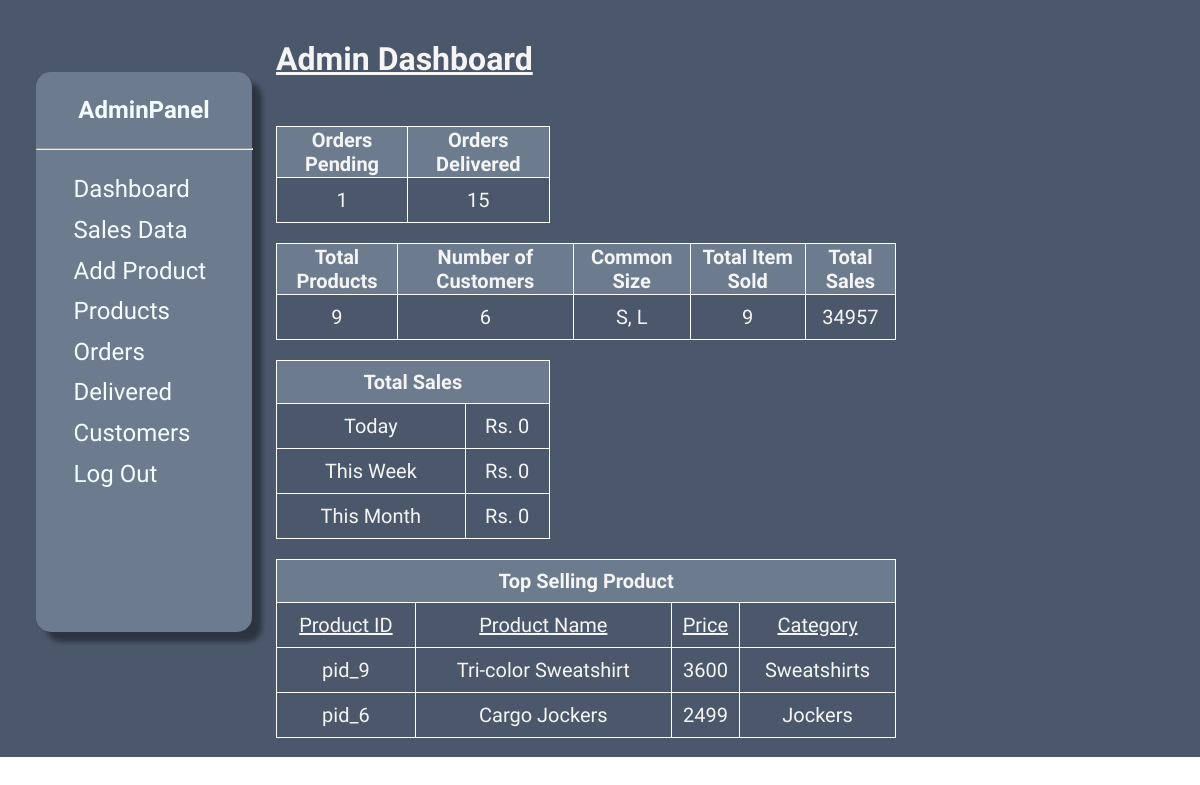
The app's page /admin/index.php with its own data.
### tables this page shows
CREATE TABLE `products` (
  `product_id` int(11) NOT NULL,
  `product_name` varchar(255) NOT NULL,
  `price` int(11) DEFAULT NULL,
  `category` varchar(50) NOT NULL DEFAULT 'Others',
  `product_image` varchar(255) DEFAULT NULL,
  `description` text DEFAULT NULL
);

### admin/dashboard.php (the view, shortened to what this page needs)
<?php session_start();
include '../database/connectDB.php';
function getCount($conn, $tableName)
{
    try {
        $count = null;
        $sql = "SELECT COUNT(*) FROM " . $tableName;
        $stmt = $conn->prepare($sql);
        $stmt->execute();
        $stmt->bind_result($count);
        return $count;
    } catch (Exception $e) {
        die("Error: " . $e->getMessage());
    }
}
try {
    $ordersCount = getCount($conn, 'orders');
    $deliveredCount = getCount($conn, 'delivered');
    $productCount = getCount($conn, 'products');
    $userCount = getCount($conn, 'user');
    $soldItemCount = getCount($conn, 'order_items');
} catch (Exception $e) {
    die("Error fetching counts: " . $e->getMessage());
}
try {
    $sql = "SELECT usersize
            FROM order_items
            GROUP BY usersize
            ORDER BY COUNT(usersize) DESC
            LIMIT 2";
    $result = $conn->query($sql);
    $sizes = [];
    if ($result && $result->num_rows > 0) {
        while ($row = $result->fetch_assoc()) {
            $sizes[] = $row["usersize"];
        }
        $commonSize = join(', ', $sizes);
    } else {
        echo "No data found";
    }
} catch (Exception $e) {
    die("Error: " . $e->getMessage());
}
try {
    $sql = "SELECT SUM(total_amount) AS total_sum FROM (
                SELECT total_amount FROM delivered
                UNION ALL
                SELECT total_amount FROM orders
            ) AS combined_sales";
    $result = $conn->query($sql);
    if ($result && $result->num_rows > 0) {
        $row = $result->fetch_assoc();
        $totalSales = $row["total_sum"];
        if (floor($totalSales) == $totalSales) {
            $totalSales = (int) $totalSales;
        }
    } else {
        echo "No data found";
    }
} catch (Exception $e) {
    die("Error: " . $e->getMessage());
}
function getSalesAmount($conn, $timeFrame)
{
    $amount = 0;
    $today = date('Y-m-d');
    $startOfWeek = date('Y-m-d', strtotime('last saturday'));
    $startOfMonth = date('Y-m-01');
    switch ($timeFrame) {
        case 'today':
            $sql = "SELECT SUM(total_amount) FROM delivered WHERE delivered_date = '$today'";
            break;
        case 'week':
            $sql = "SELECT SUM(total_amount) FROM delivered WHERE delivered_date >= '$startOfWeek' AND delivered_date <= '$today'";
            break;
        case 'month':
            $sql = "SELECT SUM(total_amount) FROM delivered WHERE delivered_date >= '$startOfMonth' AND delivered_date <= '$today'";
            break;
    }
    try {
        $result = $conn->query($sql);
        if ($result) {
            $row = $result->fetch_row();
            $amount = $row[0] ? $row[0] : 0;
            if (floor($amount) == $amount) {
                $amount = (int) $amount;
            }
        }
        return $amount;
    } catch (Exception $e) {
        die("Error: " . $e->getMessage());
    }
}
$salesToday = getSalesAmount($conn, 'today');
$salesWeek = getSalesAmount($conn, 'week');
$salesMonth = getSalesAmount($conn, 'month');
?>
<!DOCTYPE html>
<html lang="en">
<head>
    <link rel="stylesheet" href="../css/adminInfo.css">
    <link rel="stylesheet" href="https://cdnjs.cloudflare.com/ajax/libs/font-awesome/6.0.0-beta3/css/all.min.css"
>
</head>
<body>
    <div id="heading">
        <h1>Admin Dashboard</h1>
    </div>
    <br>
    <table id='orders'>
        <tr>
            <th>Orders Pending</th>
            <th>Orders Delivered</th>
        </tr>
        <tr>
            <td>
                <?php echo htmlspecialchars($ordersCount); ?>
            </td>
            <td>
                <?php echo htmlspecialchars($deliveredCount); ?>
            </td>
        </tr>
    </table>
    <table id='insights'>
        <tr>
            <th>Total Products</th>
            <th>Number of Customers</th>
            <th>Common Size</th>
            <th>Total Item Sold</th>
            <th>Total Sales</th>
        </tr>
        <tr>
            <td>
                <?php echo htmlspecialchars($productCount); ?>
            </td>
            <td>
                <?php echo htmlspecialchars($userCount); ?>
            </td>
            <td>
                <?php echo htmlspecialchars($commonSize); ?>
            </td>
            <td>
                <?php echo htmlspecialchars($soldItemCount); ?>
            </td>
            <td>
                <?php echo htmlspecialchars($totalSales); ?>
            </td>
        </tr>
    </table>
    <br>
    <table id='total_sales'>
        <tr>
            <th colspan=2>Total Sales</th>
        </tr>
        <tr>
            <td>Today</td>
            <td>Rs.
                <?php echo $salesToday; ?>
            </td>
        </tr>
        <tr>
            <td>This Week</td>
            <td>Rs.
                <?php echo $salesWeek; ?>
            </td>
        </tr>
        <tr>
            <td>This Month</td>
            <td>Rs.
                <?php echo $salesMonth; ?>
            </td>
        </tr>
    </table>
    <?php
    try {
        $sql = "SELECT p.product_id, p.product_name, p.price, p.category
            FROM products p
            JOIN order_items oi ON p.product_id = oi.product_id
            GROUP BY p.product_id
            ORDER BY COUNT(oi.product_id) DESC
            LIMIT 2";
        $result = $conn->query($sql);
        if ($result && $result->num_rows > 0) {
            echo "<table id='topSelling'>";
            echo "<tr>";
            echo "<th colspan=4>Top Selling Product</th>";
            echo "</tr>";
            echo "<tr id='underline'>";
            echo "<td>Product ID</td>";
            echo "<td>Product Name</td>";
            echo "<td>Price</td>";
            echo "<td>Category</td>";
            echo "</tr>";
            while ($row = $result->fetch_assoc()) {
                echo "<tr>";
                echo "<td>pid_" . $row["product_id"] . "</td>";
                echo "<td>" . $row["product_name"] . "</td>";
                echo "<td>" . $row["price"] . "</td>";
                echo "<td>" . $row["category"] . "</td>";
                echo "</tr>";
            }
            echo "</table>";
        } else {
            echo "No top selling products found";
        }
    } catch (Exception $e) {
        die("Error: " . $e->getMessage());
    }
    ?>
</body>
</html>

### css/global.css (style rules this page uses)
body { margin: 0; line-height: normal; }
body { overflow-x: hidden; font-family: "tenor sans"; }

### css/adminIndex.css (style rules this page uses)
body { overflow-y: hidden; }
#heading { width: 99.99%; height: 12%; text-decoration: underline; padding-top: 2%; margin-bottom: 0; top: 0; position: sticky; background-color: #4b586b; }

### css/adminInfo.css (style rules this page uses)
* { font-family:"Tenor Sans"; }
table { border-collapse: collapse; width: 100%; text-align: center; font-size: 20px; }
th { background-color: #6c7b8e; border: 1px solid white; height: 40px; }
td { border: 1px solid white; height: auto; padding: 10px 0; }
table { float: left; margin-bottom: 20px; }
#orders,#total_sales,#profileInfo { width:30%; margin-right: 20px; }
#insights,#topSelling,#newArrivals { width:68%; }
#underline>td { text-decoration: underline; }

### records on screen
products: product_id "9", product_name "Tri-color Sweatshirt", price "3600", category "Sweatshirts"
products: product_id "6", product_name "Cargo Jockers", price "2499", category "Jockers"

### other values on screen
$ordersCount "1"
$deliveredCount "15"
$productCount "9"
$userCount "6"
$commonSize "S, L"
$soldItemCount "9"
$totalSales "34957"
$salesToday "0"
$salesWeek "0"
$salesMonth "0"
